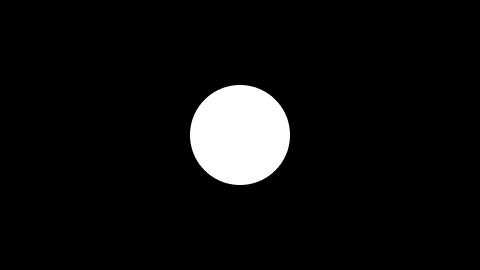
#> input picture masks/bass.png, 480 x 270 px, found by its file name
$ python dep_colour_mask_2.py
#> lines starting #> are read from the running program, lines starting #| are printed output that depends on the picture; after the words box and inside, x2 and y2 are one past the last pixel; in counts of white or black regions, pixels touching at a corner belong together
### deprecated/utils.py
from wave import open as open_wave

import numpy as np
import pyaudio


# [5 lines left out: function normalize, not called in this run]


class AudioStream:
    '''
    Context manager to handle the overhead for loading audio files.
    '''

    def __init__(self, filename):
        self.filename = filename
        self.audio_file = None
        self.py_audio = None
        self.stream = None

    def __enter__(self):
        self.audio_file = open_wave(self.filename, 'rb')
        self.py_audio = pyaudio.PyAudio()

        self.stream = self.py_audio.open(
            format=self.py_audio.get_format_from_width(self.audio_file.getsampwidth()),
            channels=self.audio_file.getnchannels(),
            rate=self.audio_file.getframerate(),
            output=True
        )

        return self.audio_file, self.stream

    def __exit__(self, exc_type, exc_value, exc_traceback):
        self.stream.close()
        self.py_audio.terminate()

### deprecated/dep_colour_mask_2.py
from utils import AudioStream, normalize
from math import ceil
from numpy import abs, frombuffer
from numpy.fft import fft as FFT
from os.path import isdir, join

import cv2
import numpy as np


class ColourMask:
    def __init__(self, no_bins, no_chunks, filename, masks_dir, outlines=False):
        self.no_bins = no_bins
        self.no_chunks = no_chunks
        self.filename = filename
        (
            self.bass_mask,
            self.bass_mask_gray,
            self.mid_mask,
            self.mid_mask_gray,
            self.umid_mask,
            self.umid_mask_gray,
            self.treb_mask,
            self.treb_mask_gray
        ) = self.get_masks(masks_dir)
        self.bass_shape = self.bass_mask_gray.shape

        self.disp_arr = self.get_display_arr(outlines)

    def get_display_arr(self, outlines=False):
        if outlines:
            self.disp_arr = cv2.imread(join(masks_dir, 'outlines.png'), cv2.IMREAD_GRAYSCALE)
            return self.disp_arr.flatten()
        else:
            bass_size = self.bass_mask_gray.size
            return np.zeros(bass_size, dtype=np.float32)

    def get_masks(self, dir):
#> called with dir = './masks/colours'
        if not isdir(dir):
            raise FileNotFoundError(f'{dir} does not exist.')

        bass_mask = cv2.imread(join(dir, 'bass.png'))
#> bass_mask is the input picture: shape (270, 480, 3); min 0, max 255, mean 15.5
        bass_mask_gray = cv2.cvtColor(bass_mask, cv2.COLOR_BGR2GRAY)
        bass_mask_gray[bass_mask_gray != 0] = 1
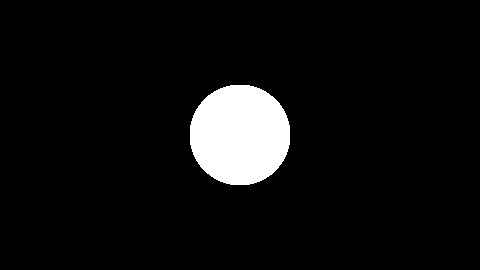
#> bass_mask_gray: shape (270, 480); values 0 (black) and 1 (white), 6.2% white; 1 white region, box (x1, y1, x2, y2) and area: (190, 85, 290, 185) 8004
        mid_mask = cv2.imread(join(dir, 'midrange.png'))
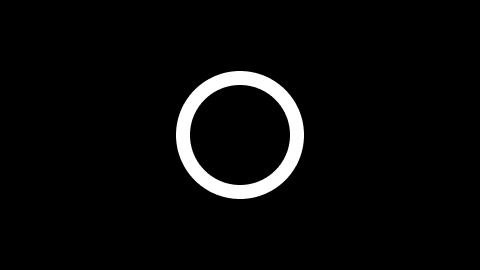
#> input picture masks/midrange.png, 480 x 270 px, found by its file name
#> mid_mask is the input picture: shape (270, 480, 3); min 0, max 255, mean 9.9
        mid_mask_gray = cv2.cvtColor(mid_mask, cv2.COLOR_BGR2GRAY)
        mid_mask_gray[mid_mask_gray != 0] = 1
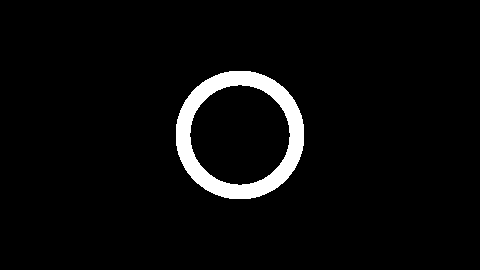
#> mid_mask_gray: shape (270, 480); values 0 (black) and 1 (white), 4.1% white; 1 white region, box (x1, y1, x2, y2) and area: (176, 71, 304, 199) 5368
        umid_mask = cv2.imread(join(dir, 'upper midrange.png'))
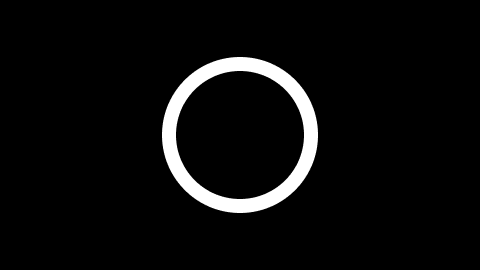
#> input picture masks/upper midrange.png, 480 x 270 px, found by its file name
#> umid_mask is the input picture: shape (270, 480, 3); min 0, max 255, mean 12.3
        umid_mask_gray = cv2.cvtColor(umid_mask, cv2.COLOR_BGR2GRAY)
        umid_mask_gray[umid_mask_gray != 0] = 1
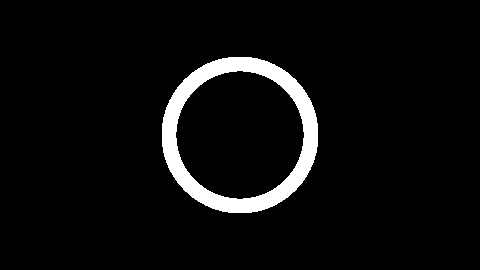
#> umid_mask_gray: shape (270, 480); values 0 (black) and 1 (white), 5.2% white; 1 white region, box (x1, y1, x2, y2) and area: (162, 57, 318, 213) 6680
        treb_mask = cv2.imread(join(dir, 'treble.png'))
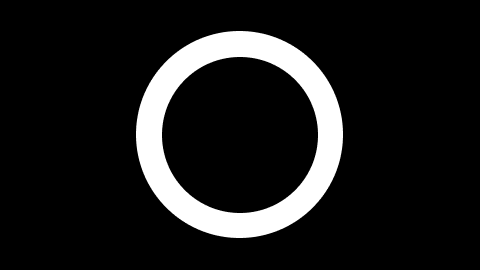
#> input picture masks/treble.png, 480 x 270 px, found by its file name
#> treb_mask is the input picture: shape (270, 480, 3); min 0, max 255, mean 28.6
        treb_mask_gray = cv2.cvtColor(treb_mask, cv2.COLOR_BGR2GRAY)
        treb_mask_gray[treb_mask_gray != 0] = 1
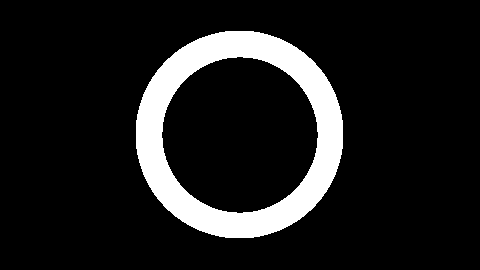
#> treb_mask_gray: shape (270, 480); values 0 (black) and 1 (white), 11.6% white; 1 white region, box (x1, y1, x2, y2) and area: (136, 31, 343, 238) 15097

        bass_shape = bass_mask.shape
#> bass_shape = (270, 480, 3)
        mid_shape = mid_mask.shape
#> mid_shape = (270, 480, 3)
        umid_shape = umid_mask.shape
#> umid_shape = (270, 480, 3)
        treb_shape = treb_mask.shape
#> treb_shape = (270, 480, 3)

        if bass_shape != mid_shape and bass_shape != umid_shape and bass_shape != treb_shape:
            raise Exception('Mask shapes do not match!')

        return bass_mask, bass_mask_gray, mid_mask, mid_mask_gray, umid_mask, umid_mask_gray, treb_mask, treb_mask_gray

    # [33 lines left out: functions get_random_indices, preprocess, scintilate, not called in this run]

    def process(self):
        pass

    # [10 lines left out: function postprocess, not called in this run]

    def execute(self):
        with AudioStream(self.filename) as (audio_file, stream):
            self.preprocess(self.no_bins)

            while len(data := audio_file.readframes(self.no_chunks)):
                stream.write(data) # Stream audio to speakers

                signal = frombuffer(data, dtype=np.int16)
                fft = abs(FFT(signal, n=self.no_bins))
                norm_fft = normalize(fft)

                bass = self.scintilate(
                    self.random_b_idx,
                    norm_fft,
                    self.bass_inc,
                    self.bass_mask_gray.shape,
                    self.bass_mask
                )

                mid = self.scintilate(
                    self.random_m_idx,
                    norm_fft,
                    self.mid_inc,
                    self.mid_mask_gray.shape,
                    self.mid_mask
                )

                umid = self.scintilate(
                    self.random_um_idx,
                    norm_fft,
                    self.umid_inc,
                    self.umid_mask_gray.shape,
                    self.umid_mask
                )

                treb = self.scintilate(
                    self.random_t_idx,
                    norm_fft,
                    self.treb_inc,
                    self.treb_mask_gray.shape,
                    self.treb_mask
                )

                disp_arr = self.postprocess(bass, mid, umid, treb)

                cv2.imshow('Colour mask 2', disp_arr.astype('uint8'))
                cv2.waitKey(1)


if __name__ == '__main__':
    no_bins = 15000
    no_chunks = 1024
    filename = 'music/striker.wav'
    masks_dir = './masks/colours'
    outlines = 'outlines.png'

    gm = ColourMask(no_bins, no_chunks, filename, masks_dir)
    gm.execute()
#> (the run stopped early here; a loop or call above may not have finished)
